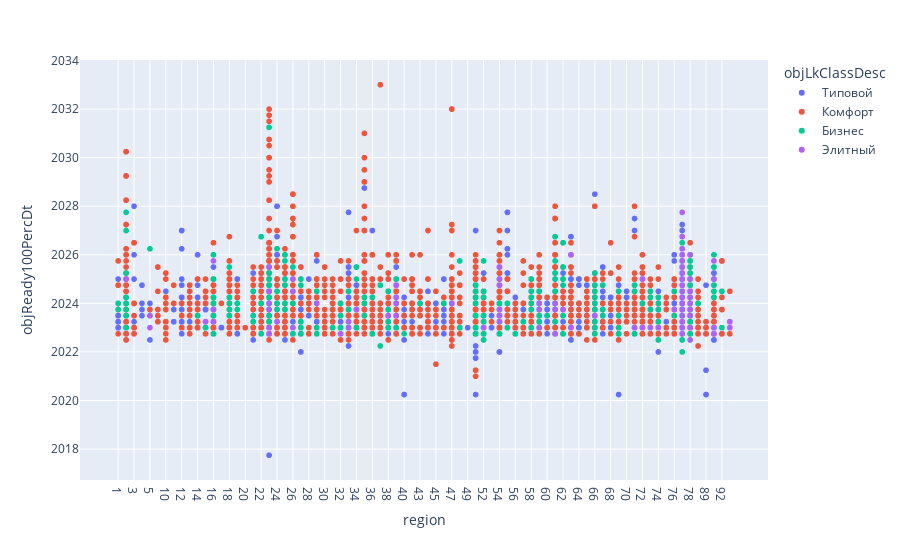

The notebook cell this image was saved under:
### Markdown cell above
Вывод: ожидаемо самые большие по количеству квартир строятся дома в Москве и Питере. Несколько отстают 23 (Краснодарский край), 36 (Воронежская область), 47 (Ленинградская область) и 50 (МО) регионы. На удивление не выделяется Свердловская область (Екатеринбург). Как и в площади более всего отстает Магаданская область (49 квартир)

### Code cell
# Диаграмма рассеивания сроков ввода в эксплуатацию объектов по регионам
Scatterplot_reg('objReady100PercDt')

### Figure 1 — Plotly figure (JSON) as saved in the notebook; plotly's stock layout.template omitted (floating-point values rounded to 4 significant figures; data arrays with more than 128 entries replaced by an {"elided": "..."} marker saying what was removed)
{"data": [{"hovertemplate": "objLkClassDesc=Типовой<br>region=%{x}<br>objReady100PercDt=%{y}<extra></extra>", "legendgroup": "Типовой", "marker": {"color": "#636efa", "symbol": "circle"}, "mode": "markers", "name": "Типовой", "showlegend": true, "type": "scattergl", "x": {"elided": "2768 str values"}, "xaxis": "x", "y": {"elided": "2768 str values"}, "yaxis": "y"}, {"hovertemplate": "objLkClassDesc=Комфорт<br>region=%{x}<br>objReady100PercDt=%{y}<extra></extra>", "legendgroup": "Комфорт", "marker": {"color": "#EF553B", "symbol": "circle"}, "mode": "markers", "name": "Комфорт", "showlegend": true, "type": "scattergl", "x": {"elided": "4001 str values"}, "xaxis": "x", "y": {"elided": "4001 str values"}, "yaxis": "y"}, {"hovertemplate": "objLkClassDesc=Бизнес<br>region=%{x}<br>objReady100PercDt=%{y}<extra></extra>", "legendgroup": "Бизнес", "marker": {"color": "#00cc96", "symbol": "circle"}, "mode": "markers", "name": "Бизнес", "showlegend": true, "type": "scattergl", "x": {"elided": "761 str values"}, "xaxis": "x", "y": {"elided": "761 str values"}, "yaxis": "y"}, {"hovertemplate": "objLkClassDesc=Элитный<br>region=%{x}<br>objReady100PercDt=%{y}<extra></extra>", "legendgroup": "Элитный", "marker": {"color": "#ab63fa", "symbol": "circle"}, "mode": "markers", "name": "Элитный", "showlegend": true, "type": "scattergl", "x": {"elided": "199 str values"}, "xaxis": "x", "y": {"elided": "199 str values"}, "yaxis": "y"}], "layout": {"legend": {"title": {"text": "objLkClassDesc"}, "tracegroupgap": 0}, "margin": {"t": 60}, "xaxis": {"anchor": "y", "domain": [0, 1], "title": {"text": "region"}}, "yaxis": {"anchor": "x", "domain": [0, 1], "title": {"text": "objReady100PercDt"}}}}
